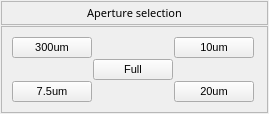
<?xml version="1.0" encoding="UTF-8"?>
<ui version="4.0">
 <class>EFrame</class>
 <widget class="QEFrame" name="EFrame">
  <property name="geometry">
   <rect>
    <x>0</x>
    <y>0</y>
    <width>269</width>
    <height>114</height>
   </rect>
  </property>
  <property name="windowTitle">
   <string>EFrame</string>
  </property>
  <layout class="QVBoxLayout" name="verticalLayout" stretch="1,1">
   <property name="spacing">
    <number>1</number>
   </property>
   <property name="leftMargin">
    <number>1</number>
   </property>
   <property name="topMargin">
    <number>1</number>
   </property>
   <property name="rightMargin">
    <number>1</number>
   </property>
   <property name="bottomMargin">
    <number>1</number>
   </property>
   <item>
    <widget class="QEFrame" name="qeframe_7">
     <property name="frameShape">
      <enum>QFrame::StyledPanel</enum>
     </property>
     <property name="frameShadow">
      <enum>QFrame::Plain</enum>
     </property>
     <property name="lineWidth">
      <number>5</number>
     </property>
     <layout class="QVBoxLayout" name="verticalLayout_8">
      <property name="spacing">
       <number>1</number>
      </property>
      <property name="leftMargin">
       <number>1</number>
      </property>
      <property name="topMargin">
       <number>1</number>
      </property>
      <property name="rightMargin">
       <number>1</number>
      </property>
      <property name="bottomMargin">
       <number>1</number>
      </property>
      <item>
       <widget class="QLabel" name="label_69">
        <property name="sizePolicy">
         <sizepolicy hsizetype="Preferred" vsizetype="Preferred">
          <horstretch>0</horstretch>
          <verstretch>0</verstretch>
         </sizepolicy>
        </property>
        <property name="minimumSize">
         <size>
          <width>0</width>
          <height>0</height>
         </size>
        </property>
        <property name="font">
         <font>
          <family>Abyssinica SIL</family>
          <pointsize>8</pointsize>
         </font>
        </property>
        <property name="text">
         <string>Aperture selection</string>
        </property>
        <property name="alignment">
         <set>Qt::AlignCenter</set>
        </property>
       </widget>
      </item>
     </layout>
    </widget>
   </item>
   <item>
    <widget class="QEFrame" name="qeframe_8">
     <property name="frameShape">
      <enum>QFrame::StyledPanel</enum>
     </property>
     <property name="frameShadow">
      <enum>QFrame::Plain</enum>
     </property>
     <property name="lineWidth">
      <number>5</number>
     </property>
     <layout class="QVBoxLayout" name="verticalLayout_9">
      <item>
       <layout class="QGridLayout" name="gridLayout_6" rowstretch="1,1,1,1,1" columnstretch="1,1,1,1">
        <property name="leftMargin">
         <number>1</number>
        </property>
        <property name="topMargin">
         <number>1</number>
        </property>
        <property name="rightMargin">
         <number>1</number>
        </property>
        <property name="bottomMargin">
         <number>1</number>
        </property>
        <property name="spacing">
         <number>1</number>
        </property>
        <item row="4" column="0">
         <widget class="QEPushButton" name="qepushbutton_13">
          <property name="sizePolicy">
           <sizepolicy hsizetype="Preferred" vsizetype="Preferred">
            <horstretch>0</horstretch>
            <verstretch>0</verstretch>
           </sizepolicy>
          </property>
          <property name="font">
           <font>
            <pointsize>8</pointsize>
           </font>
          </property>
          <property name="text">
           <string>7.5um</string>
          </property>
          <property name="checkable">
           <bool>false</bool>
          </property>
          <property name="checked">
           <bool>false</bool>
          </property>
          <property name="variable" stdset="0">
           <string>$(P)MCOL_SP</string>
          </property>
          <property name="writeOnPress">
           <bool>true</bool>
          </property>
         </widget>
        </item>
        <item row="0" column="0">
         <widget class="QEPushButton" name="qepushbutton_12">
          <property name="sizePolicy">
           <sizepolicy hsizetype="Preferred" vsizetype="Preferred">
            <horstretch>0</horstretch>
            <verstretch>0</verstretch>
           </sizepolicy>
          </property>
          <property name="font">
           <font>
            <pointsize>8</pointsize>
           </font>
          </property>
          <property name="text">
           <string>300um</string>
          </property>
          <property name="checkable">
           <bool>false</bool>
          </property>
          <property name="checked">
           <bool>false</bool>
          </property>
          <property name="variable" stdset="0">
           <string>$(P)MCOL_SP</string>
          </property>
          <property name="pressText">
           <string>4</string>
          </property>
          <property name="clickText">
           <string>4</string>
          </property>
         </widget>
        </item>
        <item row="3" column="1">
         <widget class="QEPushButton" name="qepushbutton_14">
          <property name="sizePolicy">
           <sizepolicy hsizetype="Preferred" vsizetype="Preferred">
            <horstretch>0</horstretch>
            <verstretch>0</verstretch>
           </sizepolicy>
          </property>
          <property name="font">
           <font>
            <pointsize>8</pointsize>
           </font>
          </property>
          <property name="text">
           <string>Full</string>
          </property>
          <property name="checkable">
           <bool>false</bool>
          </property>
          <property name="checked">
           <bool>false</bool>
          </property>
          <property name="variable" stdset="0">
           <string>$(P)MCOL_SP</string>
          </property>
          <property name="pressText">
           <string>5</string>
          </property>
          <property name="clickText">
           <string>5</string>
          </property>
         </widget>
        </item>
        <item row="3" column="3">
         <spacer name="horizontalSpacer_3">
          <property name="orientation">
           <enum>Qt::Horizontal</enum>
          </property>
          <property name="sizeHint" stdset="0">
           <size>
            <width>40</width>
            <height>20</height>
           </size>
          </property>
         </spacer>
        </item>
        <item row="0" column="2">
         <widget class="QEPushButton" name="qepushbutton_15">
          <property name="sizePolicy">
           <sizepolicy hsizetype="Preferred" vsizetype="Preferred">
            <horstretch>0</horstretch>
            <verstretch>0</verstretch>
           </sizepolicy>
          </property>
          <property name="font">
           <font>
            <pointsize>8</pointsize>
           </font>
          </property>
          <property name="text">
           <string>10um</string>
          </property>
          <property name="checkable">
           <bool>false</bool>
          </property>
          <property name="checked">
           <bool>false</bool>
          </property>
          <property name="variable" stdset="0">
           <string>$(P)MCOL_SP</string>
          </property>
          <property name="pressText">
           <string>2</string>
          </property>
          <property name="clickText">
           <string>2</string>
          </property>
         </widget>
        </item>
        <item row="4" column="2">
         <widget class="QEPushButton" name="qepushbutton_16">
          <property name="sizePolicy">
           <sizepolicy hsizetype="Preferred" vsizetype="Preferred">
            <horstretch>0</horstretch>
            <verstretch>0</verstretch>
           </sizepolicy>
          </property>
          <property name="font">
           <font>
            <pointsize>8</pointsize>
           </font>
          </property>
          <property name="text">
           <string>20um</string>
          </property>
          <property name="checkable">
           <bool>false</bool>
          </property>
          <property name="checked">
           <bool>false</bool>
          </property>
          <property name="variable" stdset="0">
           <string>$(P)MCOL_SP</string>
          </property>
          <property name="pressText">
           <string>3</string>
          </property>
          <property name="clickText">
           <string>3</string>
          </property>
         </widget>
        </item>
       </layout>
      </item>
     </layout>
    </widget>
   </item>
  </layout>
 </widget>
 <customwidgets>
  <customwidget>
   <class>QEPushButton</class>
   <extends>QPushButton</extends>
   <header>QEPushButton.h</header>
  </customwidget>
  <customwidget>
   <class>QEFrame</class>
   <extends>QFrame</extends>
   <header>QEFrame.h</header>
   <container>1</container>
  </customwidget>
 </customwidgets>
 <resources/>
 <connections/>
</ui>
